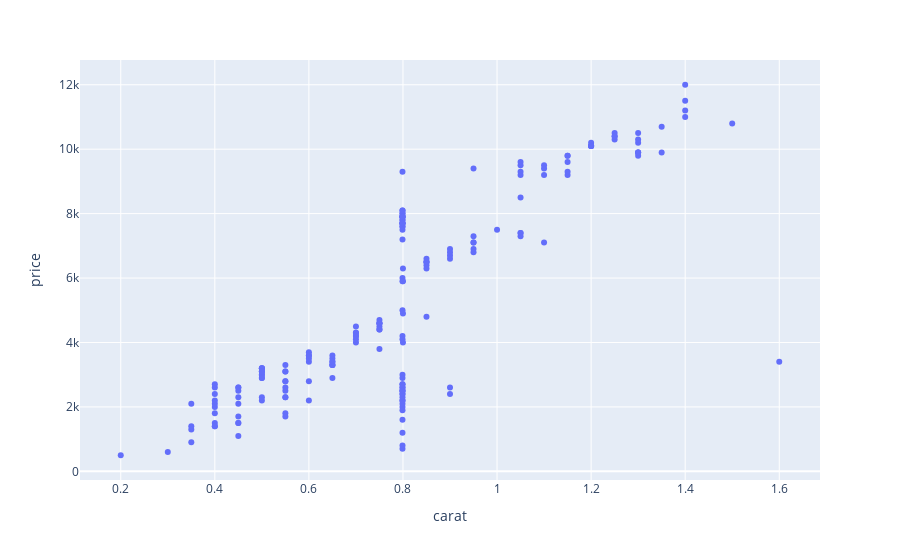

Notebook cell for this chart:
### Markdown cell above
Widać dużą korelację między rozmiarami.

### Code cell
fig = px.scatter(stones,x='carat',y='price')
fig.show()

### Figure 1 — Plotly figure (JSON) as saved in the notebook; plotly's stock layout.template omitted (floating-point values rounded to 4 significant figures; data arrays with more than 128 entries replaced by an {"elided": "..."} marker saying what was removed)
{"data": [{"hovertemplate": "carat=%{x}<br>price=%{y}<extra></extra>", "legendgroup": "", "marker": {"color": "#636efa", "symbol": "circle"}, "mode": "markers", "name": "", "orientation": "v", "showlegend": false, "type": "scatter", "x": {"elided": "189 float values"}, "xaxis": "x", "y": {"elided": "189 int values"}, "yaxis": "y"}], "layout": {"legend": {"tracegroupgap": 0}, "margin": {"t": 60}, "xaxis": {"anchor": "y", "domain": [0, 1], "title": {"text": "carat"}}, "yaxis": {"anchor": "x", "domain": [0, 1], "title": {"text": "price"}}}}
